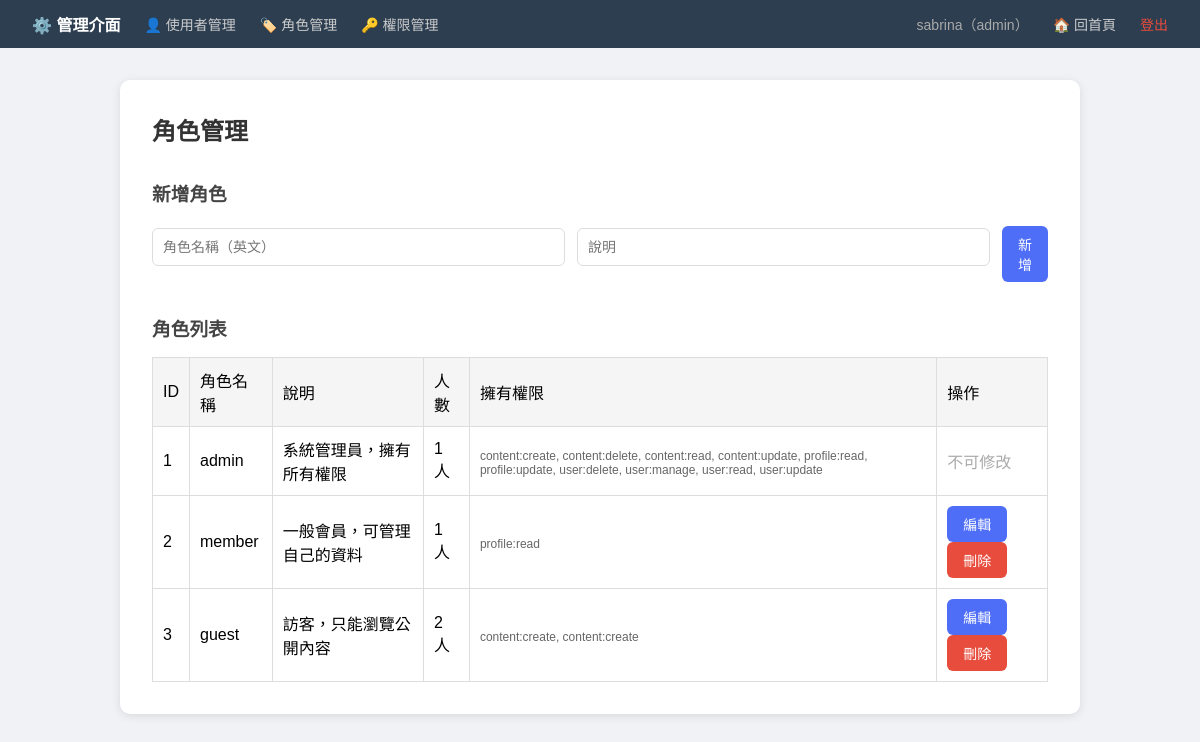
Page /admin/user.php (signed in) on the committed database.
### tables this page shows
CREATE TABLE `roles` (
  `id` int NOT NULL AUTO_INCREMENT,
  `name` varchar(50) NOT NULL,
  `description` varchar(255) DEFAULT NULL,
  PRIMARY KEY (`id`),
  UNIQUE KEY `name` (`name`)
);

### admin/user.php (the view, shortened to what this page needs)
<?php
require_once '../db.php';
$roles = $pdo->query("
    SELECT r.id, r.name, r.description,
           COUNT(DISTINCT ur.user_id) AS user_count,
           GROUP_CONCAT(p.name ORDER BY p.name SEPARATOR ', ') AS permissions
    FROM roles r
    LEFT JOIN user_roles ur ON r.id = ur.role_id
    LEFT JOIN role_permissions rp ON r.id = rp.role_id
    LEFT JOIN permissions p ON rp.permission_id = p.id
    GROUP BY r.id, r.name, r.description
")->fetchAll(PDO::FETCH_ASSOC);
?>
<!DOCTYPE html>
<html lang="zh-TW">
<head>
    <link rel="stylesheet" href="../style.css">
</head>
<body class="page">
    <?php require_once 'navbar.php'; ?>
    <div class="container">
        <h2>角色管理</h2>
        <div class="section">
            <h3>新增角色</h3>
            <form method="POST">
                <div class="form-row">
                    <input type="text" name="name" placeholder="角色名稱（英文）" required>
                    <input type="text" name="description" placeholder="說明">
                    <button type="submit" class="btn btn-add">新增</button>
                </div>
            </form>
        </div>
        <div class="section">
            <h3>角色列表</h3>
            <table>
                <tr>
                    <th>ID</th>
                    <th>角色名稱</th>
                    <th>說明</th>
                    <th>人數</th>
                    <th>擁有權限</th>
                    <th>操作</th>
                </tr>
                <?php foreach ($roles as $role): ?>
                <tr>
                    <td><?php echo $role['id']; ?></td>
                    <td><?php echo $role['name']; ?></td>
                    <td><?php echo $role['description']; ?></td>
                    <td><?php echo $role['user_count']; ?> 人</td>
                    <td>
                        <div class="perm-list">
                            <?php echo $role['permissions'] ?? '（無）'; ?>
                        </div>
                    </td>
                    <td>
                        <?php if ($role['name'] !== 'admin'): ?>
                            <button class="btn btn-add"
                                onclick="toggleEdit(<?php echo $role['id']; ?>)">
                                編輯
                            </button>
                            <form method="POST" style="display:inline"
                                onsubmit="return confirm('確定刪除？')">
                                <button type="submit" class="btn btn-del">刪除</button>
                            </form>
                        <?php else: ?>
                            <span style="color:#aaa">不可修改</span>
                        <?php endif; ?>
                    </td>
                </tr>
                <?php endforeach; ?>
            </table>
        </div>
    </div>
</body>
</html>

### style.css (style rules this page uses)
* { margin: 0; padding: 0; box-sizing: border-box; }
body { font-family: Arial, sans-serif; background-color: #f0f2f5; }
body.page { display: block; height: auto; }
.container { background-color: white; padding: 32px; margin: 32px auto; border-radius: 10px; box-shadow: 0 2px 10px rgba(0,0,0,0.1); max-width: 960px; width: 90%; }
h2 { margin-bottom: 24px; color: #333; }
h3 { margin-bottom: 12px; color: #444; }
input[type="text"], input[type="email"], input[type="password"] { width: 100%; padding: 10px; margin: 6px 0 16px 0; border: 1px solid #ddd; border-radius: 6px; font-size: 14px; }
button { padding: 8px 16px; border: none; border-radius: 6px; font-size: 14px; cursor: pointer; }
.btn-add { background: #4f6ef7; color: #fff; }
.btn-del { background: #e74c3c; color: #fff; }
table { width: 100%; border-collapse: collapse; margin-top: 16px; }
th, td { padding: 10px; border: 1px solid #ddd; text-align: left; }
th { background: #f5f5f5; font-weight: 500; }
.form-row { display: flex; gap: 12px; margin-top: 16px; align-items: flex-end; }
.section { margin-top: 32px; }

### admin/user.php (style rules this page uses)
.perm-list { font-size:12px; color:#666; margin-top:4px; }

### rows in the picture
roles: id "1", name "admin", description "系統管理員，擁有所有權限", user_count "1", permissions "content:create, content:delete, content:read, content:update, profile:read, profile:update, user:delete, user:manage, user:read, user:update", shows "不可修改"
roles: id "2", name "member", description "一般會員，可管理自己的資料", user_count "1", permissions "profile:read"
roles: id "3", name "guest", description "訪客，只能瀏覽公開內容", user_count "2", permissions "content:create, content:create"

### other values in the picture
$_SESSION['username'] "sabrina"
